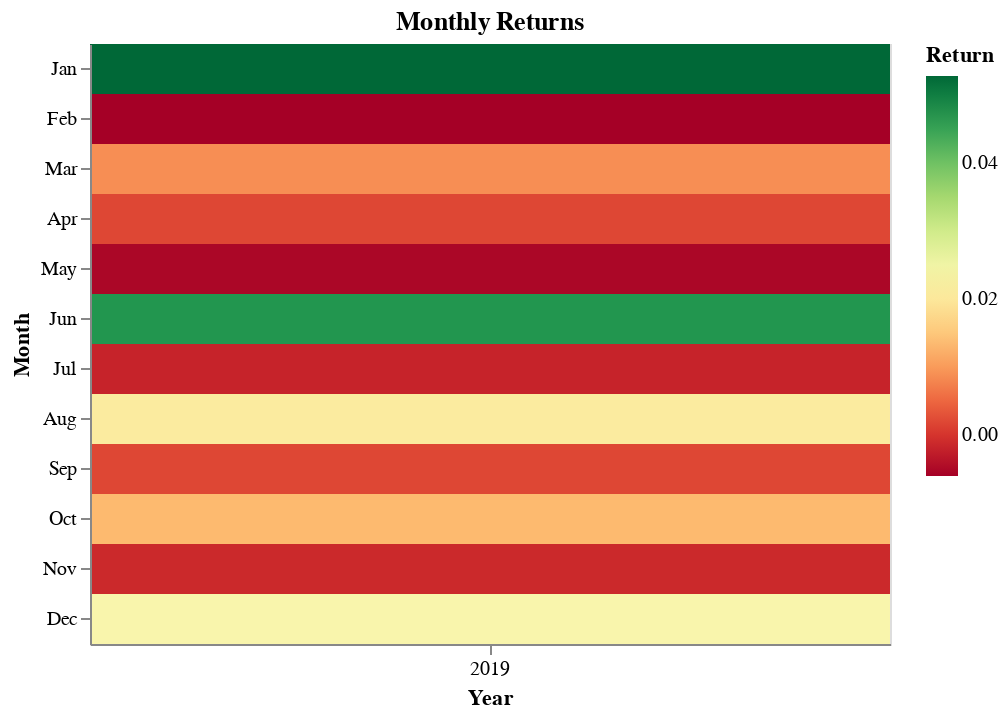

Notebook code cell kept with this figure:
### Code cell
monthly_returns_heatmap(bt.balance)

### Figure 1 — Vega-Lite specification as saved in the notebook (floating-point values rounded to 4 significant figures)
{"$schema": "https://vega.github.io/schema/vega-lite/v3.4.0.json", "config": {"mark": {"tooltip": null}, "view": {"height": 300, "width": 400}}, "data": {"name": "data-a50706b6a0cbadc750008fa29fa8466b"}, "datasets": {"data-a50706b6a0cbadc750008fa29fa8466b": [{"capital": 0.05276, "date": "2019-01-31T00:00:00"}, {"capital": -0.006041, "date": "2019-02-28T00:00:00"}, {"capital": 0.008772, "date": "2019-03-31T00:00:00"}, {"capital": 0.001894, "date": "2019-04-30T00:00:00"}, {"capital": -0.005254, "date": "2019-05-31T00:00:00"}, {"capital": 0.04684, "date": "2019-06-30T00:00:00"}, {"capital": -0.001932, "date": "2019-07-31T00:00:00"}, {"capital": 0.02066, "date": "2019-08-31T00:00:00"}, {"capital": 0.001894, "date": "2019-09-30T00:00:00"}, {"capital": 0.01324, "date": "2019-10-31T00:00:00"}, {"capital": -0.001232, "date": "2019-11-30T00:00:00"}, {"capital": 0.02302, "date": "2019-12-31T00:00:00"}]}, "encoding": {"color": {"aggregate": "mean", "field": "capital", "scale": {"scheme": "redyellowgreen"}, "title": "Return", "type": "quantitative"}, "tooltip": {"aggregate": "mean", "field": "capital", "format": ".2f", "type": "quantitative"}, "x": {"field": "date", "timeUnit": "year", "title": "Year", "type": "ordinal"}, "y": {"field": "date", "timeUnit": "month", "title": "Month", "type": "ordinal"}}, "mark": "rect", "title": "Monthly Returns"}
